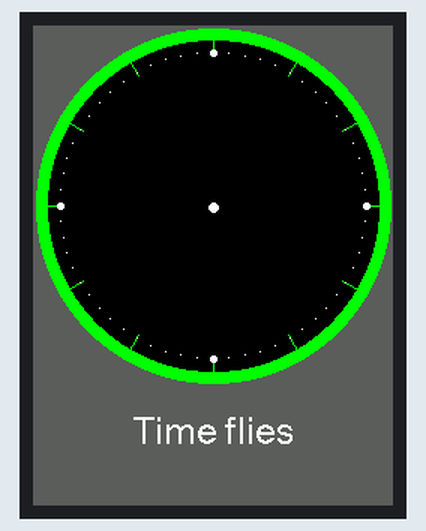
A sketch run on a simulated STM32 Blue Pill. On the bench: 240×320 colour display.

Above: at 0.4 s.
At 4.4 s:
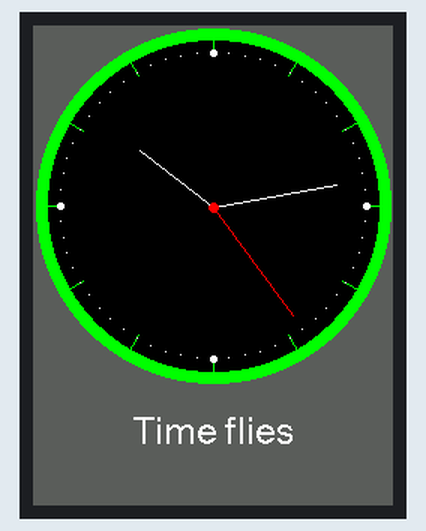
At 9.4 s:
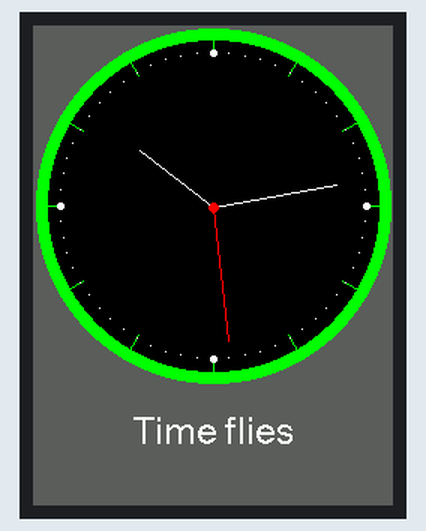
At 19.4 s:
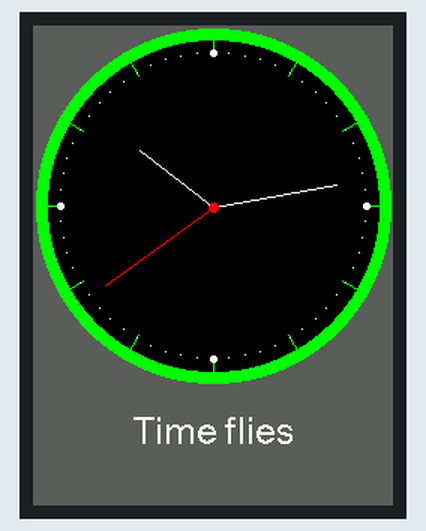
At 28.4 s:
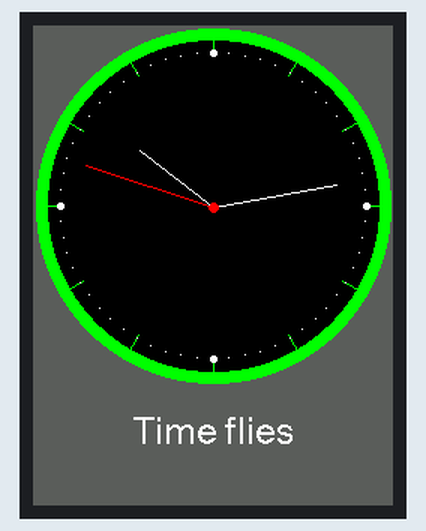
At 38.4 s:
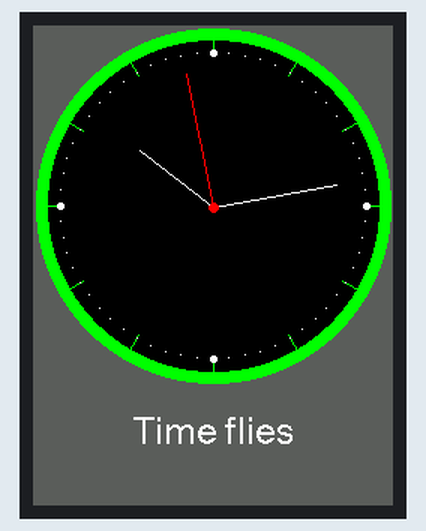

The sketch:

TFT_Clock_ILI9341.ino
```cpp
/*
  An example analogue clock using a TFT LCD screen to show the time
 use of some of the drawing commands with the modified Adafruit_ILI9341_AS library.
 For a more accurate clock, it would be better to use the RTClib library.
 But this is just a demo.

 This examples uses the hardware SPI only. Non-hardware SPI
 is just too slow (~8 times slower!)

 Gilchrist 6/2/2014 1.0
 Updated by Alan Senior 18/1/2015
 */

//#define sclk 6  // Don't change
//#define mosi 4  // Don't change
#define cs   PB4
#define dc   PA15
#define rst  PB3
// you can also connect this to the Arduino reset

#define TFT_CS         PB4                  //10          pin 3          10
#define TFT_DC         PA15                 // 9          pin 5           9
#define TFT_RST        PB3                  // 8          pin 4           8

#include <Adafruit_GFX_AS.h>    // Core graphics library, with extra fonts.
#include <Adafruit_ILI9341_STM.h> // STM32 DMA Hardware-specific library
#include <SPI.h>

#define ILI9341_GREY 0x5AEB

static uint8_t conv2d(const char* p);

Adafruit_ILI9341_STM tft = Adafruit_ILI9341_STM(cs, dc, rst);       // Invoke custom library

float sx = 0, sy = 1, mx = 1, my = 0, hx = -1, hy = 0;    // Saved H, M, S x & y multipliers
float sdeg=0, mdeg=0, hdeg=0;
uint16_t osx=120, osy=120, omx=120, omy=120, ohx=120, ohy=120;  // Saved H, M, S x & y coords
uint16_t x00=0, x11=0, y00=0, y11=0;
uint32_t targetTime = 0;                    // for next 1 second timeout
uint8_t hh=conv2d(__TIME__);
uint8_t mm=conv2d(__TIME__+3);
uint8_t ss=conv2d(__TIME__+6);  // Get H, M, S from compile time
boolean initial = 1;

void setup(void) {
  tft.begin();
  tft.setRotation(2);

  //tft.fillScreen(ILI9341_BLACK);
  //tft.fillScreen(ILI9341_RED);
  //tft.fillScreen(ILI9341_GREEN);
  //tft.fillScreen(ILI9341_BLUE);
  //tft.fillScreen(ILI9341_BLACK);
  tft.fillScreen(ILI9341_GREY);

  tft.setTextColor(ILI9341_WHITE, ILI9341_GREY);  // Adding a background colour erases previous text automatically

  // Draw clock face
  tft.fillCircle(120, 120, 118, ILI9341_GREEN);
  tft.fillCircle(120, 120, 110, ILI9341_BLACK);

  // Draw 12 lines
  for(int i = 0; i<360; i+= 30) {
    sx = cos((i-90)*0.0174532925);
    sy = sin((i-90)*0.0174532925);
    x00 = sx*114+120;
    y00 = sy*114+120;
    x11 = sx*100+120;
    y11 = sy*100+120;

    tft.drawLine(x00, y00, x11, y11, ILI9341_GREEN);
  }

  // Draw 60 dots
  for(int i = 0; i<360; i+= 6) {
    sx = cos((i-90)*0.0174532925);
    sy = sin((i-90)*0.0174532925);
    x00 = sx*102+120;
    y00 = sy*102+120;
    // Draw minute markers
    tft.drawPixel(x00, y00, ILI9341_WHITE);

    // Draw main quadrant dots
    if(i==0 || i==180) tft.fillCircle(x00, y00, 2, ILI9341_WHITE);
    if(i==90 || i==270) tft.fillCircle(x00, y00, 2, ILI9341_WHITE);
  }

  tft.fillCircle(120, 121, 3, ILI9341_WHITE);

  // Draw text at position 120,260 using fonts 4
  // Only font numbers 2,4,6,7 are valid. Font 6 only contains characters [space] 0 1 2 3 4 5 6 7 8 9 : . a p m
  // Font 7 is a 7 segment font and only contains characters [space] 0 1 2 3 4 5 6 7 8 9 : .
  tft.drawCentreString("Time flies",120,260,4);

  targetTime = millis() + 1000;
}

void loop() {
  if (targetTime < millis()) {
    targetTime = millis()+1000;
    ss++;              // Advance second
    if (ss==60) {
      ss=0;
      mm++;            // Advance minute
      if(mm>59) {
        mm=0;
        hh++;          // Advance hour
        if (hh>23) {
          hh=0;
        }
      }
    }

    // Pre-compute hand degrees, x & y coords for a fast screen update
    sdeg = ss*6;                  // 0-59 -> 0-354
    mdeg = mm*6+sdeg*0.01666667;  // 0-59 -> 0-360 - includes seconds
    hdeg = hh*30+mdeg*0.0833333;  // 0-11 -> 0-360 - includes minutes and seconds
    hx = cos((hdeg-90)*0.0174532925);
    hy = sin((hdeg-90)*0.0174532925);
    mx = cos((mdeg-90)*0.0174532925);
    my = sin((mdeg-90)*0.0174532925);
    sx = cos((sdeg-90)*0.0174532925);
    sy = sin((sdeg-90)*0.0174532925);

    if (ss==0 || initial) {
      initial = 0;
      // Erase hour and minute hand positions every minute
      tft.drawLine(ohx, ohy, 120, 121, ILI9341_BLACK);
      ohx = hx*62+121;
      ohy = hy*62+121;
      tft.drawLine(omx, omy, 120, 121, ILI9341_BLACK);
      omx = mx*84+120;
      omy = my*84+121;
    }

      // Redraw new hand positions, hour and minute hands not erased here to avoid flicker
      tft.drawLine(osx, osy, 120, 121, ILI9341_BLACK);
      osx = sx*90+121;
      osy = sy*90+121;
      tft.drawLine(osx, osy, 120, 121, ILI9341_RED);
      tft.drawLine(ohx, ohy, 120, 121, ILI9341_WHITE);
      tft.drawLine(omx, omy, 120, 121, ILI9341_WHITE);
      tft.drawLine(osx, osy, 120, 121, ILI9341_RED);

    tft.fillCircle(120, 121, 3, ILI9341_RED);
  }
}

static uint8_t conv2d(const char* p) {
  uint8_t v = 0;
  if ('0' <= *p && *p <= '9')
    v = *p - '0';
  return 10 * v + *++p - '0';
}
```

Measured:
- what the display in image 1 shows lasts 1.0 s, from 4.3 s to 5.3 s
